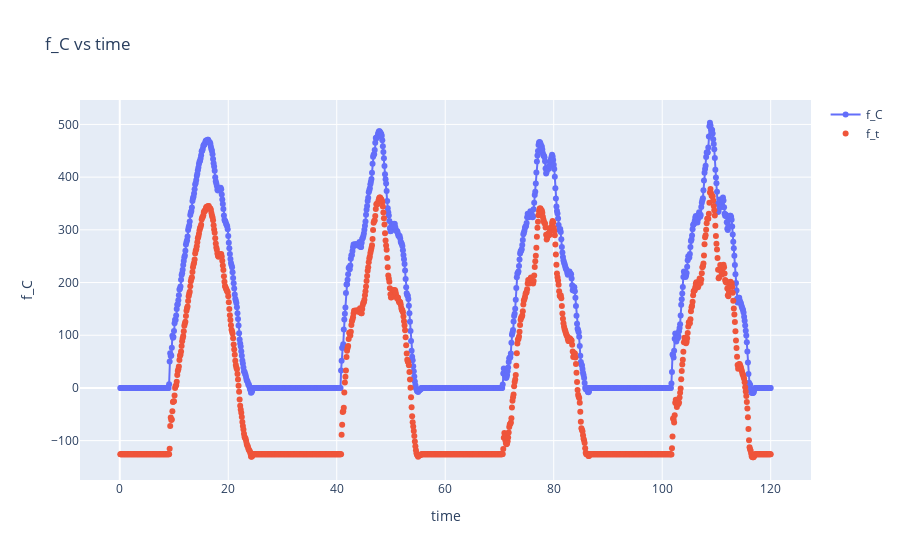

The notebook cell saved with this chart:
### Code cell
# plot 2nd column with plotly
import plotly.graph_objects as go
#
fig = go.Figure(data=[go.Scatter(x=df['time'], y=df['f_C'], mode='lines+markers', name='f_C')])
fig.add_trace(go.Scatter(x=df['time'], y=df['f_t'], mode='markers', name='f_t'))
fig.update_layout(title='f_C vs time', xaxis_title='time', yaxis_title='f_C')
fig.show()

### Figure 1 — Plotly figure (JSON) as saved in the notebook; plotly's stock layout.template omitted (floating-point values rounded to 4 significant figures; data arrays with more than 128 entries replaced by an {"elided": "..."} marker saying what was removed)
{"data": [{"mode": "lines+markers", "name": "f_C", "type": "scatter", "x": {"elided": "1200 float values"}, "y": {"elided": "1200 float values"}}, {"mode": "markers", "name": "f_t", "type": "scatter", "x": {"elided": "1200 float values"}, "y": {"elided": "1200 float values"}}], "layout": {"title": {"text": "f_C vs time"}, "xaxis": {"title": {"text": "time"}}, "yaxis": {"title": {"text": "f_C"}}}}
